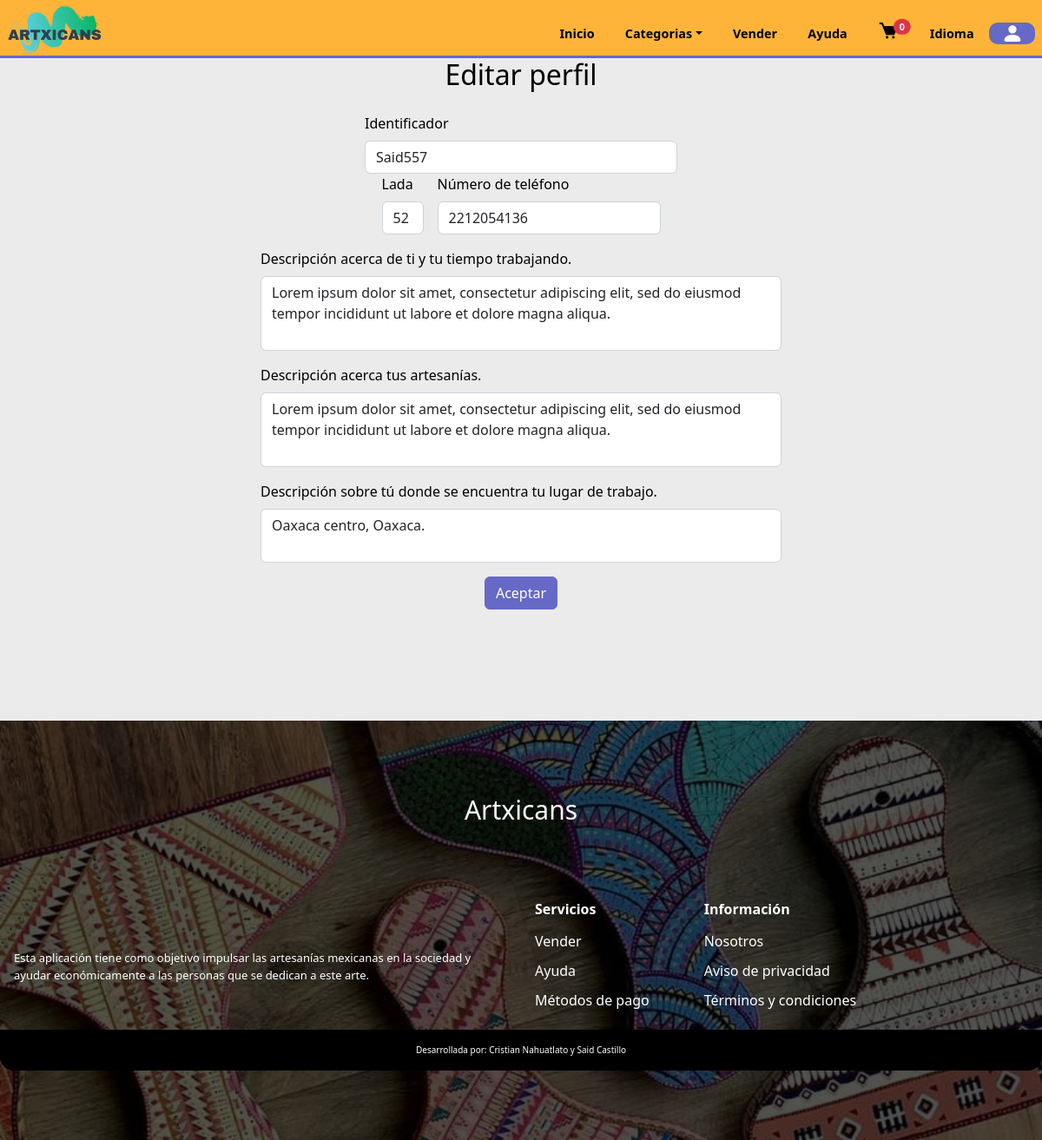
The app's page /edit-profile.php?id_seller=5 (signed in) with its own data.
### tables this page shows
CREATE TABLE `reg_sellers` (
  `IDregseller` int(11) NOT NULL,
  `Nombre` varchar(255) NOT NULL,
  `apellidos` varchar(255) NOT NULL,
  `nickname` varchar(255) NOT NULL,
  `lada` int(4) NOT NULL,
  `telefono` varchar(20) NOT NULL,
  `telefonoref` varchar(20) NOT NULL,
  `domicilio` varchar(255) NOT NULL,
  `postal` varchar(10) NOT NULL,
  `identificador` varchar(255) NOT NULL,
  `solicitud` varchar(50) NOT NULL,
  `ID_registro` int(11) DEFAULT NULL
);

CREATE TABLE `sellers_data` (
  `id_data` int(11) NOT NULL,
  `description` varchar(150) NOT NULL,
  `desc_art` varchar(150) NOT NULL,
  `location` varchar(150) NOT NULL,
  `ID_registro` int(11) DEFAULT NULL
);

### edit-profile.php (called while the page is built, shortened)
<?php
    include('./global/conexion.php');
    include('./templates/cabecera.php');
    include('./global/Sedit-profile.php');
?>
<?php
    include('./templates/pie.php');
?>

### global/Sedit-profile.php (the view, shortened to what this page needs)
<?php
    $seller = $_GET['id_seller'];
    $query = mysqli_query($conn,"SELECT * FROM reg_sellers WHERE ID_registro = $seller");
    $data = mysqli_fetch_array($query);
    $query2 = mysqli_query($conn,"SELECT * FROM sellers_data WHERE ID_registro = $seller");
    $data2 = mysqli_fetch_array($query2);
?>
<section class="edit-profile-seller">
        <h1 align="center">Editar perfil</h1>
    <form  method="POST" class="form-data">
        <div class="seller-data-1" style="margin-top:1.5rem">
            <div class="mb-3 ">
                <div class="marg-1">
                    <div>
                    <label for="identificador" class="form-label">Identificador</label>
                    <input type="text" class="form-control input-size-1" name="identificador" id="numero" value="<?php echo $data['nickname']?>">
                    </div>
                <div>
                <div class="marg-2">
                    <div>
                        <label for="numero" class="form-label">Lada</label>
                        <input type="text" class="form-control input-size-lada" name="lada" id="lada" value="<?php echo $data['lada']?>">
                    </div>
                    <div>
                        <label for="numero" class="form-label">Número de teléfono</label>
                        <input type="text" class="form-control" name="numero" id="numero" value="<?php echo $data['telefono']?>">
                    </div>
                </div>
            </div>
        </div>
        <div class="seller-data-2" style="margin-top:1rem">
            <div class="mb-3">
                <label for="info-seller" class="form-label">Descripción acerca de ti y tu tiempo trabajando.</label>
                <?php
                    if(empty($data2['description'])){
                ?>
                <textarea class="form-control input-size" name="info-seller" style="resize:none" id="info-seller" rows="3" maxlength="100"></textarea>
                <?php }else{?>
                <textarea class="form-control input-size" name="info-seller" style="resize:none" id="info-seller" rows="3" maxlength="100"><?php echo $data2['description']?></textarea>
                <?php }?>
            </div>
            <div class="mb-3" >
                <label for="info-art" class="form-label">Descripción acerca tus artesanías.</label>
                <?php
                    if(empty($data2['desc_art'])){
                ?>
                <textarea class="form-control input-size" name="info-art" style="resize:none" id="info-art" rows="3" maxlength="100"></textarea>
                <?php }else{?>
                <textarea class="form-control input-size" name="info-art" style="resize:none" id="info-art" rows="3" maxlength="100"><?php echo $data2['desc_art']?></textarea>
                <?php }?>
            </div>
            <div class="mb-3" >
                <label for="info-art" class="form-label">Descripción sobre tú donde se encuentra tu lugar de trabajo.</label>
                <?php
                    if(empty($data2['location'])){
                ?>
                <textarea class="form-control input-size" name="location" style="resize:none" id="info-art" placeholder="Puedes añadir dirección, lugar y estado." rows="2" maxlength="50"></textarea>
                <?php }else{?>
                <textarea class="form-control input-size" name="location" style="resize:none" id="info-art" rows="2" maxlength="50"><?php echo $data2['location']?></textarea>
                <?php }?>
            </div>
        </div>
        <div class="btn-save">
            <button type="submit"  class="btn btn-info" name="save-data" value="<?php echo $seller;?>">Aceptar</button>
    </form>
</section>

### styles/home/products.css (style rules this page uses)
.btn-info { --bs-btn-color: var(--bs-white); --bs-btn-bg: var(--second-alpha-color); --bs-btn-border-color: var(--second-alpha-color); --bs-btn-hover-color: var(--bs-white); --bs-btn-hover-bg: #787bc8; --bs-btn-hover-border-color:var(--second-alpha-color) ; --bs-btn-focus-shadow-rgb: var(--bd-violet-rgb); --bs-btn-active-color: var(--bs-btn-hover-color); --bs-btn-active-bg: var(--second-alpha-color); --bs-btn-active-border-color: var(--second-alpha-color); --bs-btn-disabled-color:rgb(57, 55, 55); --bs-btn-disabled-bg: #a7a9ea; --bs-btn-disabled-border-color: #787bc8; }

### styles/home/main.css (style rules this page uses)
body { top:0px !important; }

### styles/pages/sellers.css (style rules this page uses)
.input-size-1, .input-size { width:90vw; }
.input-size-lada { width: 3rem; }
.marg-1 { display: grid; place-items: center; }
.marg-2 { display: flex; align-items: center; justify-content: center; flex-direction: row; gap: 1rem; flex-wrap: wrap; }
.seller-data-2 { display: grid; place-items: center; }
.btn-save { display: flex; align-items: center; justify-content: center; flex-direction: row; }
@media screen and (min-width:768px) { .input-size-1 { width: 30vw; } }
@media screen and (min-width:768px) { .input-size { width: 50vw; } }

### index.css (style rules this page uses)
:root { --first-color: #feb439; --first-alpha-color: #FDD100; --second-color: #7D3C98; --second-alpha-color: #6669c5; --black-color: black; --white-color: white; --black-alpha-color: rgba(0,0,0,0.5); --white-alpha-color: rgba(255,255,255,0.5); --opacity-color: rgba(8,75,138,0.7); --font: "RaleWay",sans-serif; --max-width: 1200px; --header-height: 4.7rem; --link-color: #509ee3; --card-bg:rgb(225,225,235); --card-hover:rgb(255,255,255); }
* { padding:0; margin:0; -webkit-box-sizing: border-box; -moz-box-sizing: border-box; box-sizing: border-box; }
html { box-sizing: border-box; font-family: var(--font); font-size: 16px; scroll-behavior: smooth; }
*, *::after, *::before { box-sizing: inherit; }
body { margin: 0; overflow-x: hidden; color: var(--black-color); background-color: rgb(235, 235, 235);; }
h1 { margin: 0; font-size: 2rem; }

### records on screen
reg_sellers: identificador "Said557", lada "52", numero "2212054136"
sellers_data: info-seller "Lorem ipsum dolor sit amet, consectetur adipiscing elit, sed do eiusmod tempor incididunt ut labore et dolore magna aliqua.", info-art "Lorem ipsum dolor sit amet, consectetur adipiscing elit, sed do eiusmod tempor incididunt ut labore et dolore magna aliqua.", location "Oaxaca centro, Oaxaca."
